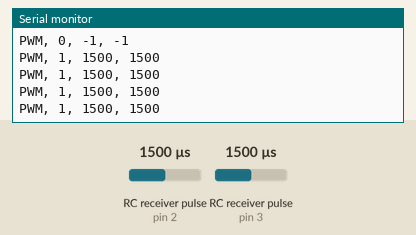
This sketch was run on a simulated Arduino Uno, built with avr-gcc and run on an emulated ATmega328P. Parts: the last lines printed to the serial monitor. Wiring (inferred from the names in the program): 2 × RC receiver channel: data pin 2 / data pin 3. The inputs (shaded band) are chosen by the test bench; at power-on: RC receiver pulse (sensors on pin 2, pin 3) 1500 µs.

Above: at 1.2 s.
1.3 s: RC receiver pulse (sensor on pin 2) set to 1020 µs
At 1.37 s:
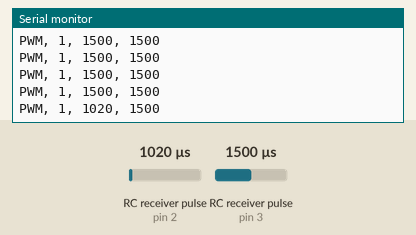
2.8 s: RC receiver pulse (sensor on pin 3) set to 1020 µs
At 2.84 s:
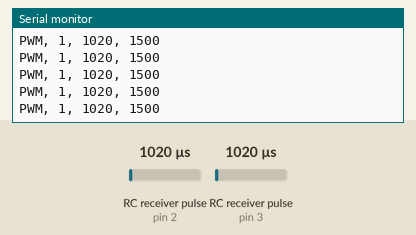
4.3 s: RC receiver pulse (sensor on pin 2) set to 1250 µs
At 4.3 s:
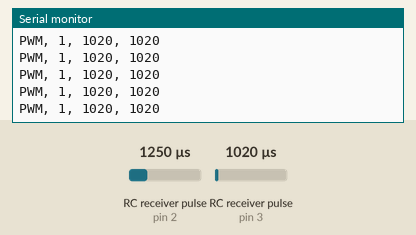
5.8 s: RC receiver pulse (sensor on pin 3) set to 1250 µs
At 5.82 s:
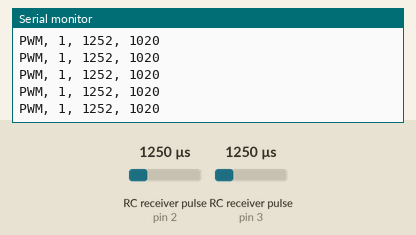
Timing chart, 0 to 8.3 s (numbered marks = the images above; inputs shaded):
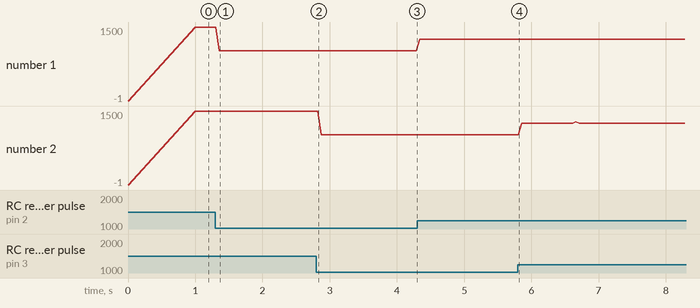

The sketch:

read_pwm.ino
```cpp
/*
Reading Values from an RC Receiver using Arduino
Brandon Tsuge
In this example, I demonstrate how to use Arduino to read RC (50Hz PWM) values using pulseIn() and external interrupts.
https://www.theboredrobot.com/post/reading-values-from-an-rc-receiver-using-arduino
 */

//define the pins and variables
#define ThrottlePin 2
#define SteerPin 3
volatile long ThrottleStartTime = 0;
volatile long SteerStartTime = 0;
volatile long ThrottleCurrentTime = 0;
volatile long SteerCurrentTime = 0;
volatile long ThrottlePulses = 0;
volatile long SteerPulses = 0;
int ThrottlePulseWidth = 0;
int SteerPulseWidth = 0;
bool newThrottle = false;
bool newSteer = false;
int err_cntr = 0;

void setup() {
  //set up the serial monitor, pin mode, and external interrupt.
  Serial.begin(115200);
  pinMode(ThrottlePin, INPUT_PULLUP);
  pinMode(SteerPin, INPUT_PULLUP);
  attachInterrupt(digitalPinToInterrupt(ThrottlePin),ThrottlePulseTimer,CHANGE);
  attachInterrupt(digitalPinToInterrupt(SteerPin),SteerPulseTimer,CHANGE);
}

void loop() {
  if(newSteer && newThrottle){
    Serial.print("PWM, 1, ");
    Serial.print(ThrottlePulseWidth);
    Serial.print(", ");
    Serial.println(SteerPulseWidth);
    newSteer = false;
    newThrottle = false;
    err_cntr = 0;
    delay(50);
  }
  else{
    err_cntr = err_cntr + 1;
  }

  if(err_cntr > 100){
    Serial.println("PWM, 0, -1, -1");
    err_cntr = 0;
    delay(1000);
  }
}

void ThrottlePulseTimer(){
//  Serial.println("throttle in");
  //measure the time between interrupts
  ThrottleCurrentTime = micros();
  long dt = ThrottleCurrentTime - ThrottleStartTime;
//  Serial.print("Throttle dt: ");
//  Serial.println(dt);
  if (dt > 0){
    if (dt >= 900 && dt <= 2100){
      ThrottlePulseWidth = dt;
      newThrottle = true;
    }
    ThrottleStartTime = ThrottleCurrentTime;
  }
}

void SteerPulseTimer(){
  //measure the time between interrupts
  SteerCurrentTime = micros();
  long dt = SteerCurrentTime - SteerStartTime;
//  Serial.println(SteerCurrentTime);
//  Serial.print("Steering dt: ");
//  Serial.println(dt);
  if (dt > 0){
    if (dt >= 900 && dt <= 2100){
      SteerPulseWidth = dt;
      newSteer = true;
    }
    SteerStartTime = SteerCurrentTime;
  }
}
```

Measured:
- after the input at 1.3 s, the serial monitor: prints a new line after 0.05 s (image 1)
- plotted number 1: 1500 → 1020 after the input at 1.3 s, 1020 → 1252 after the input at 4.3 s
